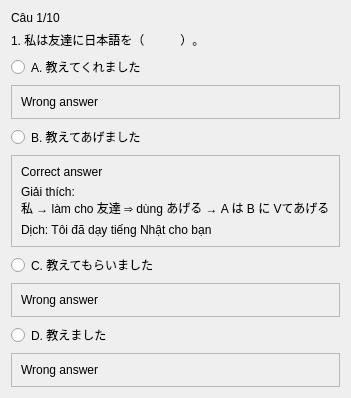
               <widget class="QWidget" name="bai2_cau1">
                <layout class="QVBoxLayout" name="layout_bai2_cau1">
                 <item>
                  <widget class="QLabel" name="bai2_progress1">
                   <property name="text">
                    <string>Câu 1/10</string>
                   </property>
                  </widget>
                 </item>
                 <item>
                  <widget class="QLabel" name="bai2_question1">
                   <property name="text">
                    <string>1. 私は友達に日本語を（　　　）。</string>
                   </property>
                   <property name="wordWrap">
                    <bool>true</bool>
                   </property>
                  </widget>
                 </item>
                 <item>
                  <widget class="QRadioButton" name="bai2_1_A">
                   <property name="text">
                    <string>A. 教えてくれました</string>
                   </property>
                  </widget>
                 </item>
                 <item>
                  <widget class="QFrame" name="frame_41">
                   <property name="frameShape">
                    <enum>QFrame::StyledPanel</enum>
                   </property>
                   <property name="frameShadow">
                    <enum>QFrame::Raised</enum>
                   </property>
                   <layout class="QVBoxLayout" name="verticalLayout_46">
                    <item>
                     <widget class="QLabel" name="label_76">
                      <property name="text">
                       <string>Wrong answer</string>
                      </property>
                     </widget>
                    </item>
                   </layout>
                  </widget>
                 </item>
                 <item>
                  <widget class="QRadioButton" name="bai2_1_B">
                   <property name="text">
                    <string>B. 教えてあげました</string>
                   </property>
                  </widget>
                 </item>
                 <item>
                  <widget class="QFrame" name="frame_42">
                   <property name="frameShape">
                    <enum>QFrame::StyledPanel</enum>
                   </property>
                   <property name="frameShadow">
                    <enum>QFrame::Raised</enum>
                   </property>
                   <layout class="QVBoxLayout" name="verticalLayout_47">
                    <item>
                     <widget class="QLabel" name="label_79">
                      <property name="text">
                       <string>Correct answer</string>
                      </property>
                     </widget>
                    </item>
                    <item>
                     <widget class="QLabel" name="label_77">
                      <property name="text">
                       <string>Giải thích:
私 → làm cho 友達 ⇒ dùng あげる → A は B に Vてあげる</string>
                      </property>
                     </widget>
                    </item>
                    <item>
                     <widget class="QLabel" name="label_78">
                      <property name="text">
                       <string>Dịch: Tôi đã dạy tiếng Nhật cho bạn</string>
                      </property>
                     </widget>
                    </item>
                   </layout>
                  </widget>
                 </item>
                 <item>
                  <widget class="QRadioButton" name="bai2_1_C">
                   <property name="text">
                    <string>C. 教えてもらいました</string>
                   </property>
                  </widget>
                 </item>
                 <item>
                  <widget class="QFrame" name="frame_43">
                   <property name="frameShape">
                    <enum>QFrame::StyledPanel</enum>
                   </property>
                   <property name="frameShadow">
                    <enum>QFrame::Raised</enum>
                   </property>
                   <layout class="QVBoxLayout" name="verticalLayout_48">
                    <item>
                     <widget class="QLabel" name="label_80">
                      <property name="text">
                       <string>Wrong answer</string>
                      </property>
                     </widget>
                    </item>
                   </layout>
                  </widget>
                 </item>
                 <item>
                  <widget class="QRadioButton" name="bai2_1_D">
                   <property name="text">
                    <string>D. 教えました</string>
                   </property>
                  </widget>
                 </item>
                 <item>
                  <widget class="QFrame" name="frame_44">
                   <property name="frameShape">
                    <enum>QFrame::StyledPanel</enum>
                   </property>
                   <property name="frameShadow">
                    <enum>QFrame::Raised</enum>
                   </property>
                   <layout class="QVBoxLayout" name="verticalLayout_49">
                    <item>
                     <widget class="QLabel" name="label_81">
                      <property name="text">
                       <string>Wrong answer</string>
                      </property>
                     </widget>
                    </item>
                   </layout>
                  </widget>
                 </item>
                </layout>
               </widget>
